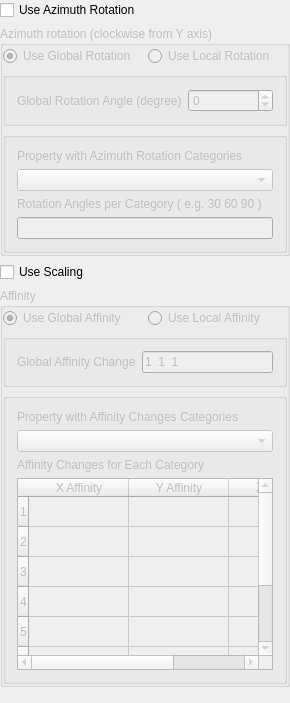
     <widget class="QWidget" name="tab" >
      <attribute name="title" >
       <string>Rotation/Affinity</string>
      </attribute>
      <layout class="QGridLayout" >
       <property name="margin" >
        <number>0</number>
       </property>
       <property name="spacing" >
        <number>6</number>
       </property>
       <item row="3" column="0" >
        <widget class="QGroupBox" name="Affinity_Groupbox" >
         <property name="enabled" >
          <bool>false</bool>
         </property>
         <property name="title" >
          <string>Affinity</string>
         </property>
         <layout class="QGridLayout" >
          <property name="margin" >
           <number>0</number>
          </property>
          <property name="spacing" >
           <number>6</number>
          </property>
          <item row="0" column="0" >
           <widget class="QRadioButton" name="Use_Global_Affinity" >
            <property name="text" >
             <string>Use Global Affinity</string>
            </property>
            <property name="checked" >
             <bool>true</bool>
            </property>
           </widget>
          </item>
          <item row="1" column="0" colspan="2" >
           <widget class="GsTLGroupBox" name="global_affinity_box" >
            <property name="title" >
             <string/>
            </property>
            <layout class="QHBoxLayout" >
             <property name="margin" >
              <number>11</number>
             </property>
             <property name="spacing" >
              <number>6</number>
             </property>
             <item>
              <widget class="QLabel" name="textLabel3_2" >
               <property name="text" >
                <string>Global Affinity Change</string>
               </property>
               <property name="wordWrap" >
                <bool>false</bool>
               </property>
              </widget>
             </item>
             <item>
              <widget class="QLineEdit" name="Global_Affinity" >
               <property name="text" >
                <string>1  1  1</string>
               </property>
              </widget>
             </item>
            </layout>
           </widget>
          </item>
          <item row="2" column="0" colspan="2" >
           <widget class="GsTLGroupBox" name="Local_affinity_box" >
            <property name="title" >
             <string/>
            </property>
            <property name="displayed" stdset="0" >
             <bool>false</bool>
            </property>
            <layout class="QVBoxLayout" >
             <property name="margin" >
              <number>11</number>
             </property>
             <property name="spacing" >
              <number>6</number>
             </property>
             <item>
              <widget class="QLabel" name="textLabel4_2" >
               <property name="text" >
                <string>Property with Affinity Changes Categories</string>
               </property>
               <property name="wordWrap" >
                <bool>false</bool>
               </property>
              </widget>
             </item>
             <item>
              <widget class="SinglePropertySelector" name="Affinity_property" />
             </item>
             <item>
              <widget class="QLabel" name="textLabel5_2" >
               <property name="text" >
                <string>Affinity Changes for Each Category</string>
               </property>
               <property name="wordWrap" >
                <bool>false</bool>
               </property>
              </widget>
             </item>
             <item>
              <widget class="GsTLTable" name="Affinity_categories" >
               <property name="sizePolicy" >
                <sizepolicy>
                 <hsizetype>1</hsizetype>
                 <vsizetype>1</vsizetype>
                 <horstretch>0</horstretch>
                 <verstretch>0</verstretch>
                </sizepolicy>
               </property>
               <property name="rowCount" >
                <number>8</number>
               </property>
               <property name="default_column_size" stdset="0" >
                <number>70</number>
               </property>
               <property name="row_headers" stdset="0" >
                <string>1;2;3;4;5;6;7;8</string>
               </property>
               <property name="col_headers" stdset="0" >
                <string>X Affinity;Y Affinity;Z Affinity</string>
               </property>
               <row>
                <property name="text" >
                 <string>1</string>
                </property>
               </row>
               <row>
                <property name="text" >
                 <string>2</string>
                </property>
               </row>
               <row>
                <property name="text" >
                 <string>3</string>
                </property>
               </row>
               <row>
                <property name="text" >
                 <string>4</string>
                </property>
               </row>
               <row>
                <property name="text" >
                 <string>5</string>
                </property>
               </row>
               <row>
                <property name="text" >
                 <string>6</string>
                </property>
               </row>
               <row>
                <property name="text" >
                 <string>7</string>
                </property>
               </row>
               <row>
                <property name="text" >
                 <string>8</string>
                </property>
               </row>
               <column>
                <property name="text" >
                 <string>X Affinity</string>
                </property>
               </column>
               <column>
                <property name="text" >
                 <string>Y Affinity</string>
                </property>
               </column>
               <column>
                <property name="text" >
                 <string>Z Affinity</string>
                </property>
               </column>
              </widget>
             </item>
            </layout>
           </widget>
          </item>
          <item row="0" column="1" >
           <widget class="QRadioButton" name="Use_Local_Affinity" >
            <property name="text" >
             <string>Use Local Affinity</string>
            </property>
           </widget>
          </item>
         </layout>
        </widget>
       </item>
       <item row="1" column="0" >
        <widget class="QGroupBox" name="Rotation_Groupbox" >
         <property name="enabled" >
          <bool>false</bool>
         </property>
         <property name="title" >
          <string>Azimuth rotation (clockwise from Y axis)</string>
         </property>
         <layout class="QGridLayout" >
          <property name="margin" >
           <number>0</number>
          </property>
          <property name="spacing" >
           <number>6</number>
          </property>
          <item row="0" column="0" >
           <widget class="QRadioButton" name="Use_Global_Rotation" >
            <property name="text" >
             <string>Use Global Rotation</string>
            </property>
            <property name="checked" >
             <bool>true</bool>
            </property>
           </widget>
          </item>
          <item row="1" column="0" colspan="2" >
           <widget class="GsTLGroupBox" name="Global_angle_box" >
            <property name="title" >
             <string/>
            </property>
            <layout class="QHBoxLayout" >
             <property name="margin" >
              <number>11</number>
             </property>
             <property name="spacing" >
              <number>6</number>
             </property>
             <item>
              <widget class="QLabel" name="textLabel3" >
               <property name="text" >
                <string>Global Rotation Angle (degree)</string>
               </property>
               <property name="wordWrap" >
                <bool>false</bool>
               </property>
              </widget>
             </item>
             <item>
              <widget class="QSpinBox" name="Global_Angle" >
               <property name="maximum" >
                <number>360</number>
               </property>
               <property name="minimum" >
                <number>-360</number>
               </property>
               <property name="value" >
                <number>0</number>
               </property>
              </widget>
             </item>
            </layout>
           </widget>
          </item>
          <item row="2" column="0" colspan="2" >
           <widget class="GsTLGroupBox" name="Local_angle_box" >
            <property name="title" >
             <string/>
            </property>
            <property name="displayed" stdset="0" >
             <bool>false</bool>
            </property>
            <layout class="QVBoxLayout" >
             <property name="margin" >
              <number>11</number>
             </property>
             <property name="spacing" >
              <number>6</number>
             </property>
             <item>
              <widget class="QLabel" name="textLabel4" >
               <property name="text" >
                <string>Property with Azimuth Rotation Categories</string>
               </property>
               <property name="wordWrap" >
                <bool>false</bool>
               </property>
              </widget>
             </item>
             <item>
              <widget class="SinglePropertySelector" name="Rotation_property" />
             </item>
             <item>
              <widget class="QLabel" name="textLabel5" >
               <property name="text" >
                <string>Rotation Angles per Category ( e.g. 30 60 90 )</string>
               </property>
               <property name="wordWrap" >
                <bool>false</bool>
               </property>
              </widget>
             </item>
             <item>
              <widget class="QLineEdit" name="Rotation_categories" />
             </item>
            </layout>
           </widget>
          </item>
          <item row="0" column="1" >
           <widget class="QRadioButton" name="Use_Local_Rotation" >
            <property name="text" >
             <string>Use Local Rotation</string>
            </property>
            <property name="checked" >
             <bool>false</bool>
            </property>
           </widget>
          </item>
         </layout>
        </widget>
       </item>
       <item row="2" column="0" >
        <widget class="QCheckBox" name="Use_Affinity" >
         <property name="text" >
          <string>Use Scaling</string>
         </property>
        </widget>
       </item>
       <item row="0" column="0" >
        <widget class="QCheckBox" name="Use_Rotation" >
         <property name="text" >
          <string>Use Azimuth Rotation</string>
         </property>
        </widget>
       </item>
       <item row="4" column="0" >
        <spacer>
         <property name="orientation" >
          <enum>Qt::Vertical</enum>
         </property>
         <property name="sizeType" >
          <enum>QSizePolicy::Expanding</enum>
         </property>
         <property name="sizeHint" >
          <size>
           <width>20</width>
           <height>16</height>
          </size>
         </property>
        </spacer>
       </item>
      </layout>
     </widget>
